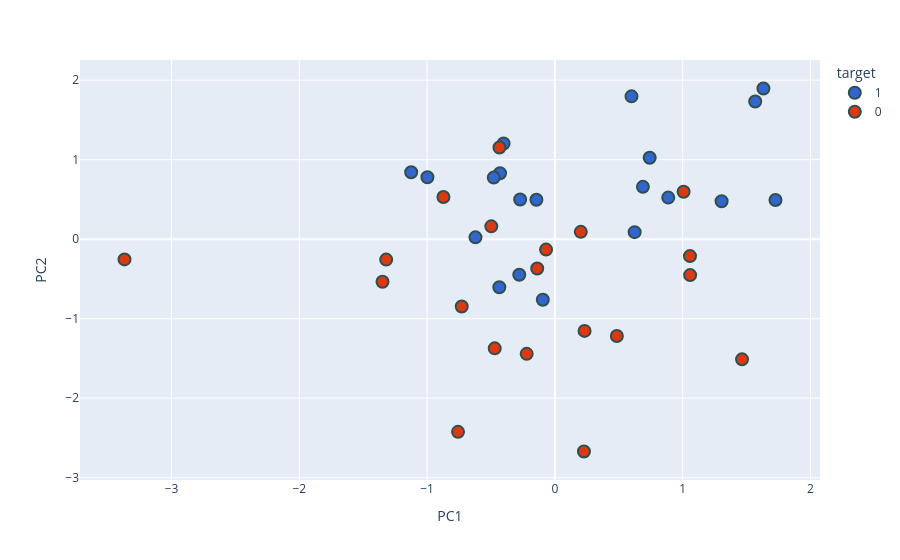

Notebook code cell kept with this figure:
### Code cell
import plotly.express as px

new_df['target'] = new_df['target'].astype(str)

fig = px.scatter(
    new_df,
    x='PC1',
    y='PC2',
    color='target',
    color_discrete_sequence=px.colors.qualitative.G10
)

fig.update_traces(
    marker=dict(
        size=12,
        line=dict(
            width=2,
            color='DarkSlateGrey'
        )
    ),
    selector=dict(mode='markers')
)

fig.show()

### Figure 1 — Plotly figure (JSON) as saved in the notebook; plotly's stock layout.template omitted (floating-point values rounded to 4 significant figures)
{"data": [{"hovertemplate": "target=1<br>PC1=%{x}<br>PC2=%{y}<extra></extra>", "legendgroup": "1", "marker": {"color": "#3366CC", "line": {"color": "DarkSlateGrey", "width": 2}, "size": 12, "symbol": "circle"}, "mode": "markers", "name": "1", "orientation": "v", "showlegend": true, "type": "scatter", "x": [0.5994, -0.2719, -0.6216, 1.567, -0.4015, 1.726, -0.4294, 0.8867, 0.6886, -0.4784, 1.305, 0.7417, -1.125, -0.4348, -0.2787, 1.632, -0.1446, 0.624, -0.9974, -0.09456], "xaxis": "x", "y": [1.796, 0.4982, 0.02311, 1.731, 1.203, 0.4925, 0.8293, 0.5227, 0.6581, 0.7744, 0.4766, 1.024, 0.8422, -0.6038, -0.4476, 1.895, 0.4949, 0.08837, 0.7789, -0.7616], "yaxis": "y"}, {"hovertemplate": "target=0<br>PC1=%{x}<br>PC2=%{y}<extra></extra>", "legendgroup": "0", "marker": {"color": "#DC3912", "line": {"color": "DarkSlateGrey", "width": 2}, "size": 12, "symbol": "circle"}, "mode": "markers", "name": "0", "orientation": "v", "showlegend": true, "type": "scatter", "x": [1.057, -1.32, -0.4708, -0.4337, 0.2273, 1.007, -0.8722, -3.368, -0.729, -0.06918, 0.4848, 1.058, 0.2028, -0.7579, -0.1383, -0.2208, 0.2321, 1.464, -1.349, -0.4975], "xaxis": "x", "y": [-0.2127, -0.257, -1.373, 1.153, -2.67, 0.596, 0.5307, -0.2546, -0.8465, -0.131, -1.218, -0.452, 0.09181, -2.423, -0.3684, -1.442, -1.153, -1.511, -0.5361, 0.1614], "yaxis": "y"}], "layout": {"legend": {"title": {"text": "target"}, "tracegroupgap": 0}, "margin": {"t": 60}, "xaxis": {"anchor": "y", "domain": [0, 1], "title": {"text": "PC1"}}, "yaxis": {"anchor": "x", "domain": [0, 1], "title": {"text": "PC2"}}}}
